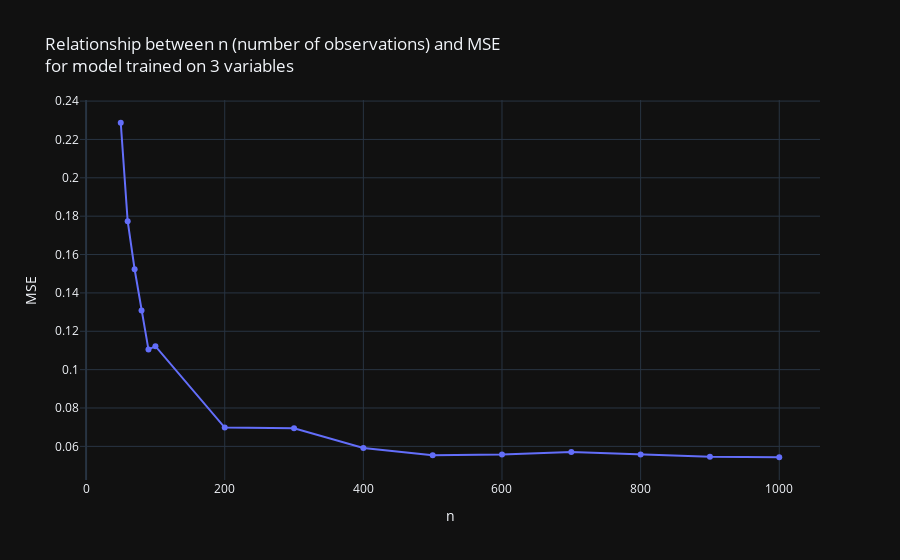

This figure's notebook cell:
### Code cell
fig = go.Figure()
fig.add_trace(go.Scatter(x=n_values, y=mse_experiment_3, mode='lines+markers'))
fig.update_layout(title='Relationship between n (number of observations) and MSE <br>for model trained on 3 variables',
                  xaxis_title='n',
                  yaxis_title='MSE')
pio.write_image(fig, file=f'assets/task_2/SimulationResult3Variables.pdf', format='pdf')
fig.show()

### Figure 1 — Plotly figure (JSON) as saved in the notebook; plotly's stock layout.template omitted (floating-point values rounded to 4 significant figures)
{"data": [{"mode": "lines+markers", "x": [50, 60, 70, 80, 90, 100, 200, 300, 400, 500, 600, 700, 800, 900, 1000], "y": [0.2287, 0.1774, 0.1523, 0.1309, 0.1105, 0.1122, 0.06979, 0.06947, 0.05918, 0.05542, 0.05578, 0.05712, 0.0558, 0.0546, 0.05433], "type": "scatter"}], "layout": {"title": {"text": "Relationship between n (number of observations) and MSE <br>for model trained on 3 variables"}, "xaxis": {"title": {"text": "n"}}, "yaxis": {"title": {"text": "MSE"}}}}
